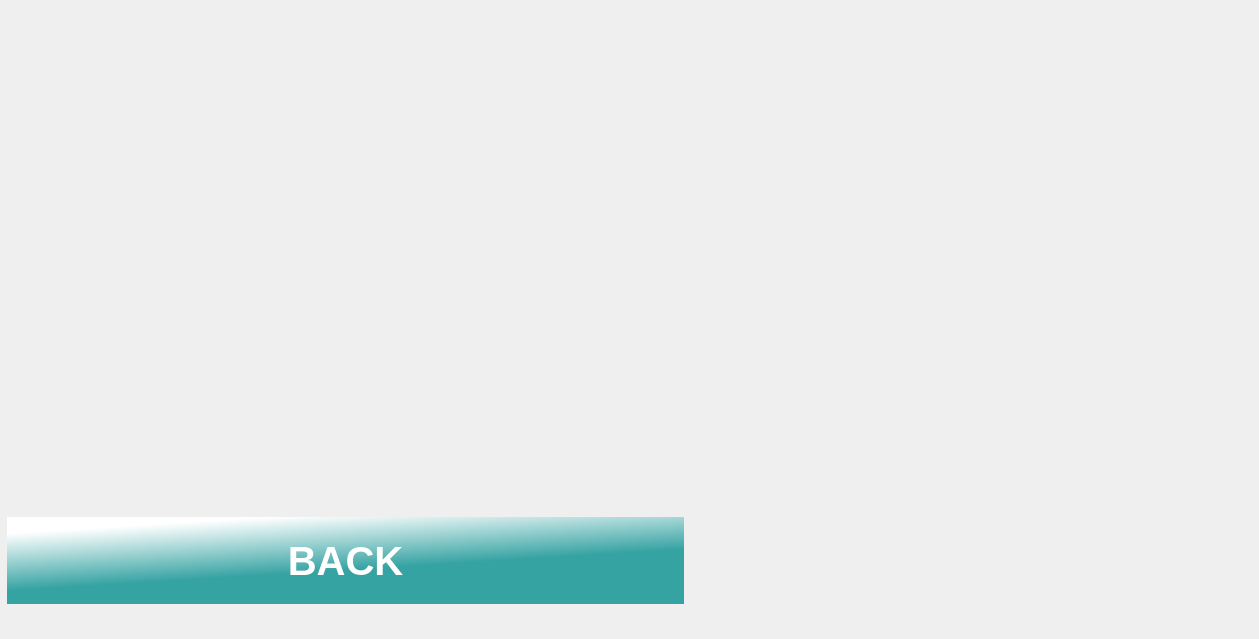
    <widget class="QWidget" name="page_78">
     <widget class="QLabel" name="label_142">
      <property name="geometry">
       <rect>
        <x>0</x>
        <y>0</y>
        <width>1250</width>
        <height>630</height>
       </rect>
      </property>
      <property name="text">
       <string/>
      </property>
      <property name="pixmap">
       <pixmap resource="icon.qrc">:/adding/adding/rm380-02-knyfs2py.jpg</pixmap>
      </property>
      <property name="scaledContents">
       <bool>true</bool>
      </property>
     </widget>
     <widget class="QPushButton" name="Br_to_back">
      <property name="geometry">
       <rect>
        <x>0</x>
        <y>510</y>
        <width>691</width>
        <height>101</height>
       </rect>
      </property>
      <property name="font">
       <font>
        <pointsize>30</pointsize>
        <italic>false</italic>
        <bold>true</bold>
       </font>
      </property>
      <property name="autoFillBackground">
       <bool>false</bool>
      </property>
      <property name="styleSheet">
       <string notr="true">QPushButton
{
border:none;
color:white;
	
	
	background-color: qlineargradient(spread:pad, x1:0.651, y1:0.536, x2:0.393796, y2:0, stop:0 rgba(54, 163, 163, 255), stop:1 rgba(255, 255, 255, 255));
	
margin:7px;

}
QPushButton:pressed
{
	
	background-color: qlineargradient(spread:pad, x1:0.512878, y1:0.513273, x2:0.653182, y2:1, stop:0 rgba(54, 163, 163, 255), stop:1 rgba(255, 255, 255, 255));
}</string>
      </property>
      <property name="text">
       <string>BACK</string>
      </property>
     </widget>
     <widget class="QLabel" name="label_143">
      <property name="geometry">
       <rect>
        <x>0</x>
        <y>0</y>
        <width>681</width>
        <height>511</height>
       </rect>
      </property>
      <property name="text">
       <string/>
      </property>
      <property name="pixmap">
       <pixmap resource="Res2.qrc">:/v_to_36/v_to_36/35.jpg</pixmap>
      </property>
      <property name="scaledContents">
       <bool>true</bool>
      </property>
     </widget>
     <widget class="QLabel" name="label_144">
      <property name="geometry">
       <rect>
        <x>700</x>
        <y>0</y>
        <width>501</width>
        <height>601</height>
       </rect>
      </property>
      <property name="text">
       <string/>
      </property>
      <property name="pixmap">
       <pixmap resource="Res2.qrc">:/v_to_36/v_to_36/35.jpeg</pixmap>
      </property>
      <property name="scaledContents">
       <bool>true</bool>
      </property>
     </widget>
    </widget>
